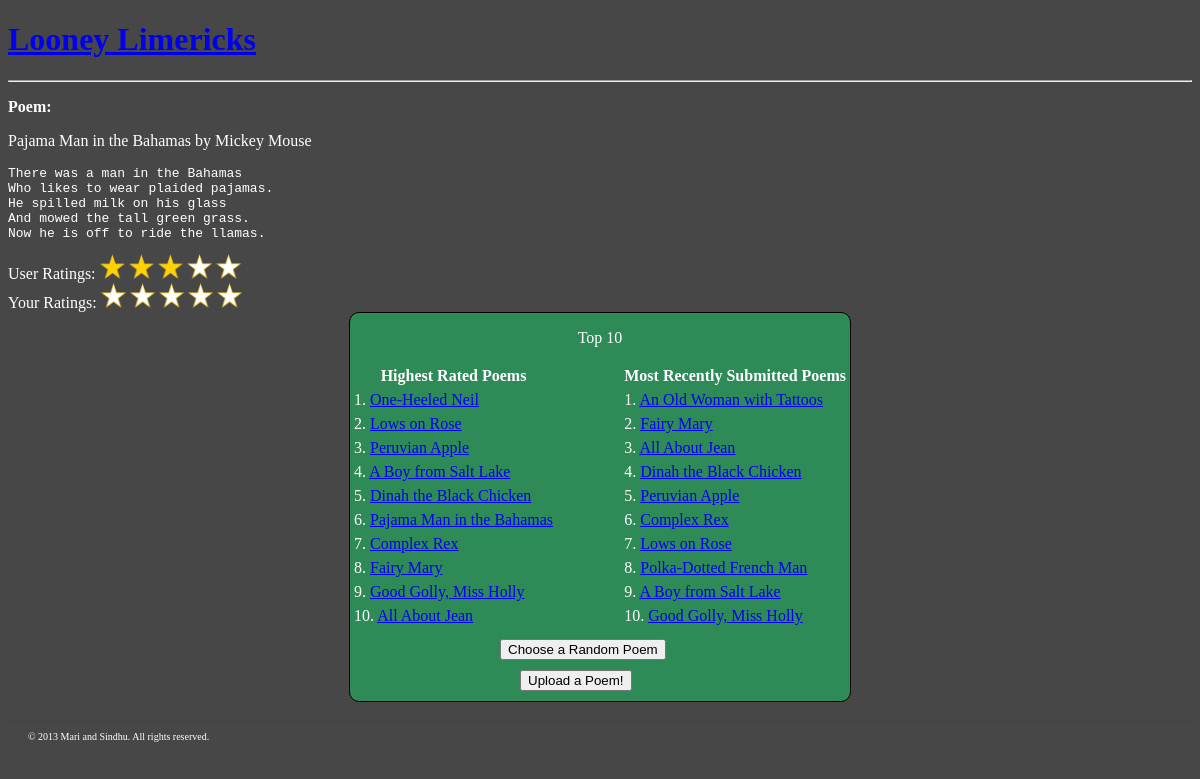
The app's page /index.php?poemid=1 with its own data.
### tables this page shows
CREATE TABLE IF NOT EXISTS `ll_table` (
  `id` int(11) NOT NULL AUTO_INCREMENT,
  `title` varchar(30) NOT NULL,
  `author` varchar(30) NOT NULL,
  `poem` text NOT NULL,
  `featuredTime` int(11) DEFAULT NULL,
  `userRating` double DEFAULT NULL,
  `numUserRating` int(11) DEFAULT NULL,
  PRIMARY KEY (`id`)
);

### models/mainModel.php (called while the page is built, shortened)
<?php
class mainModel{
	function getTopRated(){
		$topRated = array();
		$con = mysqli_connect(HOST, USER, PASSWORD);
		mysqli_select_db($con, DBNAME);
		$result = mysqli_query($con,"SELECT id, title FROM ll_table ORDER BY userRating DESC LIMIT 10");
		while($row = mysqli_fetch_array($result)){
			$topRated[$row['id']] = $row['title'];
		}
		return $topRated;
	}
	function getMostRecent(){
		$mostRecent = array();
		$con = mysqli_connect(HOST, USER, PASSWORD);
		mysqli_select_db($con, DBNAME);
		$result = mysqli_query($con,"SELECT id, title FROM ll_table ORDER BY id DESC LIMIT 10");
		while($row = mysqli_fetch_array($result)){
			$mostRecent[$row['id']] = $row['title'];
		}
		return $mostRecent;
	}
	function getPoemInformation($id){
		$mostRecent = array();
		$con = mysqli_connect(HOST, USER, PASSWORD);
		mysqli_select_db($con, DBNAME);
		$result = mysqli_query($con,"SELECT * FROM ll_table WHERE id=".$id);
		while($row = mysqli_fetch_array($result)){
			$mostRecent['id'] = $row['id'];
			$mostRecent['title'] = $row['title'];
			$mostRecent['author'] = $row['author'];
			$mostRecent['poem'] = $row['poem'];
		}
		return $mostRecent;
	}
	function getAverageRating($id){
		$poem = array();
		$con = mysqli_connect(HOST, USER, PASSWORD);
		mysqli_select_db($con, DBNAME);
		$result = mysqli_query($con,"SELECT userRating FROM ll_table WHERE id=".$id);
		while($row = mysqli_fetch_array($result)){
			$poem['userRating'] = $row['userRating'];
		}
		$avgRating = round(($poem['userRating']*2), 0)/2;
		return $avgRating;
	}
}
?>

### controllers/main.php (called while the page is built, shortened)
<?php
include_once("./models/mainModel.php");
class main{
	function theController(){
		$model = new mainModel();
		if(isset($_GET['poemid'])){
			$model->getPoemInformation($_GET['poemid']);
		}
	}
	function getMostRecent(){
		$model = new mainModel();
		return $model->getMostRecent();
	}
	function getPoemInfo(){
		$model = new mainModel();
		if(isset($_GET['poemid'])){
			$poemInfo = $model->getPoemInformation($_GET['poemid']);
			return $poemInfo;
		}
	}
	function getTopRated(){
		$model =new mainModel();
		return $model->getTopRated();
	}
	function getAverageRating(){
		$model = new mainModel();
		return $model->getAverageRating($_GET['poemid']);
	}
}
?>

### views/poemView.php (the view, shortened to what this page needs)
<h1><a href="index.php" >
<?php
echo SITENAME;
include_once("./controllers/main.php");
?>
</a>
</h1>
<hr/>
<?php
	$mainController = new main();
	if(isset($_GET['poemid']))
	{
		$poemInfo = $mainController->getPoemInfo();
		echo "<p><b> Poem: </b></p>";
		echo "<p>".$poemInfo['title']."  by ". $poemInfo['author']." </p>";
		echo "<pre>" . $poemInfo['poem'] . "</pre>";
	}
	else
	{
		echo "<p> The Featured Poem: </p><br>";
		header('Location: index.php?poemid=1');
	}
?>
<div class="userRatings">
User Ratings:
<img id="1" src=<?php  if( $mainController->getAverageRating() >= 1.0) echo "full-star.png"; else if( $mainController->getAverageRating() >= 0.5) echo "half-star.png"; else echo "unrated-star.png"; ?> />
<img id="2" src=<?php  if( $mainController->getAverageRating() >= 2.0) echo "full-star.png"; else if( $mainController->getAverageRating() >= 1.5) echo "half-star.png"; else echo "unrated-star.png"; ?> />
<img id="3" src=<?php  if( $mainController->getAverageRating() >= 3.0) echo "full-star.png"; else if( $mainController->getAverageRating() >= 2.5) echo "half-star.png"; else echo "unrated-star.png"; ?> />
<img id="4" src=<?php  if( $mainController->getAverageRating() >= 4.0) echo "full-star.png"; else if( $mainController->getAverageRating() >= 3.5) echo "half-star.png"; else echo "unrated-star.png"; ?> />
<img id="5" src=<?php  if( $mainController->getAverageRating() >= 5.0) echo "full-star.png"; else if( $mainController->getAverageRating() >= 4.5) echo "half-star.png"; else echo "unrated-star.png"; ?> />
</div>
<div class="yourRatings">
Your Ratings:
<body>
<a href= <?php echo "index.php?poemid=".$_GET['poemid']."&yr=1";?>><img id="1" src=<?php  if(isset($_SESSION['yourRatings'][$_GET['poemid']]) and $_SESSION['yourRatings'][$_GET['poemid']] >= 1) echo "full-star.png"; else echo "unrated-star.png"; ?>  onclick="rate(this.id)"/></a>
<a href= <?php echo "index.php?poemid=".$_GET['poemid']."&yr=2";?>><img id="2" src=<?php  if(isset($_SESSION['yourRatings'][$_GET['poemid']]) and $_SESSION['yourRatings'][$_GET['poemid']] >= 2) echo "full-star.png"; else echo "unrated-star.png"; ?>  onclick="rate(this.id)"/></a>
<a href= <?php echo "index.php?poemid=".$_GET['poemid']."&yr=3";?>><img id="3" src=<?php  if(isset($_SESSION['yourRatings'][$_GET['poemid']]) and $_SESSION['yourRatings'][$_GET['poemid']] >= 3) echo "full-star.png"; else echo "unrated-star.png"; ?>  onclick="rate(this.id)"/></a>
<a href= <?php echo "index.php?poemid=".$_GET['poemid']."&yr=4";?>><img id="4" src=<?php  if(isset($_SESSION['yourRatings'][$_GET['poemid']]) and $_SESSION['yourRatings'][$_GET['poemid']] >= 4) echo "full-star.png"; else echo "unrated-star.png"; ?>  onclick="rate(this.id)"/></a>
<a href= <?php echo "index.php?poemid=".$_GET['poemid']."&yr=5";?>><img id="5" src=<?php  if(isset($_SESSION['yourRatings'][$_GET['poemid']]) and $_SESSION['yourRatings'][$_GET['poemid']] >= 5) echo "full-star.png"; else echo "unrated-star.png"; ?>  onclick="rate(this.id)"/></a>
</body>
</div>
<?php
require_once("baseview.php");
?>

### index.php (shortened to what this page needs)
<?php
if(isset($_GET['c'])){
	$c = $_GET['c'];
}
else{
	$c = "main";
}
controller($c);
function controller($c){
	$mController = new $c();
	$mController->theController();
	displayView($_SESSION['view']);
}
function displayView($viewname){
?>
<!DOCTYPE html>
<html>
<head>
	<link rel="stylesheet" type="text/css" href="css/style.css"/>
</head>
<body>
	<?php
		require_once("./views/{$viewname}.php");
	?>
<div class="footer">
&copy; 2013 Mari and Sindhu. All rights reserved.
</div>
</body>
</html>
<?php
}
?>

### views/baseview.php (shortened to what this page needs)
<?php
include_once("./controllers/main.php");
?>
<!DOCTYPE html>
<html>
<head>
<link rel="stylesheet" type="text/css" href="css/style.css"/>
</head>
<body>
<div class="wrapper">
<p align="center">Top 10</p>
<table cellpadding="2" align="left">
<tr><th>Highest Rated Poems</th></tr>
<?php
	$mainController = new main();
	$topRated = $mainController->getTopRated();
	$i=1;
	foreach($topRated as $key => $value){
?>
	<tr><td><?php echo $i . ". "; ?> <a href= <?php echo "index.php?poemid=".$key.">"; echo $value; ?></a></td></tr>
<?php
	$i++;
	}
?>
</table>
<table cellpadding="2" align="right">
<th>Most Recently Submitted Poems</th></tr>
<?php
	$mostRecent = $mainController->getMostRecent();
	$i=1;
	foreach($mostRecent as $key => $value){
?>
	<tr><td><?php echo $i . ". "; ?> <a href= <?php echo "index.php?poemid=".$key.">"; echo $value; ?></a></td></tr>
<?php
	$i++;
	}
?>
</table>
<form action="index.php" method="GET">
<input type="submit" class="random" value="Choose a Random Poem" />
</form>
<form action="index.php" method="GET">
<input type="submit" class="upload"  value="Upload a Poem!"/>
</form>
</div>
<br/>
</body>
</html>

### css/style.css (style rules this page uses)
body { background-color: #474747; color:white; }
input.random { margin-bottom: 10px; margin-top: 10px; margin-left: 150px; }
input.upload { margin-left: 170px; margin-bottom: 10px; }
.wrapper { width: 500px; margin: 0px auto; border: 1px solid black; border-radius: 10px; background-color: #2E8B57; }
img { height: 25px; width:25px; }
.footer { padding: 10px 20px; margin: auto; border-top: 0.5px double #444; font-size: 10px; }

### records on screen
ll_table: title "Pajama Man in the Bahamas", author "Mickey Mouse", poem "There was a man in the Bahamas Who likes to wear plaided pajamas. He spilled milk on his glass And mowed the tall green grass. Now he is off to ride the llamas."

### other values on screen
SITENAME "Looney Limericks"
$value "One-Heeled Neil"
$value "Lows on Rose"
$value "Peruvian Apple"
$value "A Boy from Salt Lake"
$value "Dinah the Black Chicken"
$value "Pajama Man in the Bahamas"
$value "Complex Rex"
$value "Fairy Mary"
$value "Good Golly, Miss Holly"
$value "All About Jean"
$value "An Old Woman with Tattoos"
$value "Polka-Dotted French Man"
